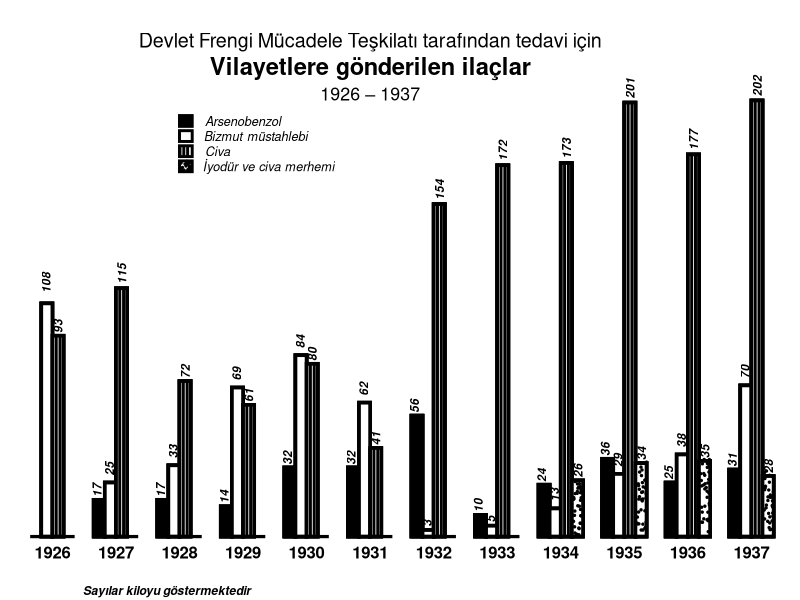

Recreate this plot in R.
library(ggplot2)
zaman <- rep(seq(1926,1937),4)
arsenobenzol <- c(NA,17,17,14,32,32,56,10,24,36,25,31)
bizmut <- c(108,25,33,69,84,62,3,5,13,29,38,70)
civa <- c(93,115,72,61,80,41,154,172,173,201,177,202)
iyodur <- c(NA,NA,NA,NA,NA,NA,NA,NA,26,34,35,28)
deger <- c(arsenobenzol,bizmut,civa,iyodur)
grup <- factor(c(rep(c("Arsenobenzol","Bizmut müstahlebi","Civa","İyodür ve civa merhemi"), each = length(civa))),
               levels = c("Arsenobenzol","Bizmut müstahlebi","Civa","İyodür ve civa merhemi"))
varib <- c(26,34,35,28)
xnokta <- runif(144,1934.2,1934.35)
ynokta <- runif(144,0,varib)
ek1 <- c(0,1,2,3)
xcor1 <- seq(1926,1937) -0.3
xcor2 <- seq(1926,1937) - 0.1
xcor3 <- seq(1926,1937) + 0.09
xcor4 <- seq(1926,1937) + 0.27
ycor1 <- arsenobenzol
ycor2 <- bizmut
ycor3 <- civa
ycor4 <- iyodur
xlab <- runif(24,1928,1928.2)
ylab <- runif(24,169,174)
frengi <- data.frame(zaman,deger,grup,xnokta,ynokta)
annolabel1 <- c("","17","17","14","32","32","56","10","24","36","25","31")
annolabel2 <- c("108","25","33","69","84","62","3","5","13","29","38","70")
annolabel3 <- c("93","115","72","61","80","41","154","172","173","201","177","202")
annolabel4 <- c("","","","","","","","","26","34","35","28")
cizgi <- c(0,0.06,0.12)
ek <- seq(0,11)
xline <- c(1925.65) + ek
xlinend <- c(1926.35) + ek

ggplot(frengi, aes(x = zaman, y = deger, fill = grup, color = grup)) +
  geom_bar(stat = "identity", position = position_dodge(), color = "black", size = 1.25, width = 0.70) +
  scale_fill_manual(values=c("black","white","white","white"))  +
  geom_point(x=xnokta + ek1, y=ynokta + ek1, size=0.5,colour="black")+
  theme_classic() +
  theme(plot.margin = unit(c(2,1,1,1), "lines")) +  
  labs(caption = "Sayılar kiloyu göstermektedir") +
  theme(plot.caption = element_text(face = "bold.italic", vjust = -5, hjust = 0.1)) +
  theme(axis.line.y = element_blank(),
        axis.text.y = element_blank(), 
        axis.ticks = element_blank(), 
        axis.title = element_blank(),
        axis.text.x = element_text(color = "black", size = 12, hjust = 0.5, vjust = 0.5, face = "bold"),
        axis.line.x = element_blank()) +
  theme(legend.position= "none") +
  annotate("segment", x = xline, xend = xlinend, y = 0, yend = 0, size = 1.1) +
  annotate("text", x = 1931, y = 230, label = "Devlet Frengi Mücadele Teşkilatı tarafından tedavi için", size = 5) +
  annotate("text", x = 1931, y = 218, label = "Vilayetlere gönderilen ilaçlar", size = 6, fontface = "bold") +
  annotate("text", x = 1931, y = 205, label = "1926 \u2013 1937", size = 4.5) +
  annotate("text",x = xcor1, y = ycor1, label = annolabel1, angle = 90, fontface = "bold.italic",
           hjust = -0.2, size = 3) +
  annotate("text",x = xcor2, y = ycor2, label = annolabel2, angle = 90, fontface = "bold.italic",
           hjust = -0.5, size = 3) +
  annotate("text",x = xcor3, y = ycor3, label = annolabel3, angle = 90, fontface = "bold.italic",
           hjust = -0.2, size = 3) +
  annotate("text",x = xcor4, y = ycor4, label = annolabel4, angle = 90, fontface = "bold.italic",
           hjust = -0.2, size = 3) +
  annotate("segment", x = 1926 + cizgi, xend = 1926 + cizgi, y = 0, yend = 93, size = 1) +
  annotate("segment", x = 1927 + cizgi, xend = 1927 + cizgi, y = 0, yend = 115, size = 1) +
  annotate("segment", x = 1928 + cizgi, xend = 1928 + cizgi, y = 0, yend = 72, size = 1) +
  annotate("segment", x = 1929 + cizgi, xend = 1929 + cizgi, y = 0, yend = 61, size = 1) +
  annotate("segment", x = 1930 + cizgi, xend = 1930 + cizgi, y = 0, yend = 80, size = 1) +
  annotate("segment", x = 1931 + cizgi, xend = 1931 + cizgi, y = 0, yend = 41, size = 1) +
  annotate("segment", x = 1932 + cizgi, xend = 1932 + cizgi, y = 0, yend = 154, size = 1) +
  annotate("segment", x = 1933 + cizgi, xend = 1933 + cizgi, y = 0, yend = 172, size = 1) +
  annotate("segment", x = 1934 + cizgi, xend = 1934 + cizgi, y = 0, yend = 173, size = 1) +
  annotate("segment", x = 1935 + cizgi, xend = 1935 + cizgi, y = 0, yend = 201, size = 1) +
  annotate("segment", x = 1936 + cizgi, xend = 1936 + cizgi, y = 0, yend = 177, size = 1) +
  annotate("segment", x = 1937 + cizgi, xend = 1937 + cizgi, y = 0, yend = 202, size = 1) +
  coord_cartesian(clip = 'off') +
  scale_y_continuous(expand = c(0,0)) +
  scale_x_continuous(breaks = seq(1926,1937), expand = c(0,0.1)) +
  annotate("rect", xmin = 1928 , xmax = 1928.2 , ymin = 190, ymax = 195, colour = "black", fill= "black", size = 1) +
  annotate("rect", xmin = 1928 , xmax = 1928.2 , ymin = 183, ymax = 188, colour = "black", fill= "white", size = 1) +
  annotate("rect", xmin = 1928 , xmax = 1928.2 , ymin = 176, ymax = 181, colour = "black", fill= "white", size = 1) +
  annotate("rect", xmin = 1928 , xmax = 1928.2 , ymin = 169, ymax = 174, colour = "black", fill= "white", size = 1) +
  annotate(geom="text", x=1929 ,y=192.5 ,label="Arsenobenzol", size= 3.2, fontface="italic") +
  annotate(geom="text", x=1929.2 ,y=185.5 ,label="Bizmut müstahlebi", size= 3.2, fontface="italic") +
  annotate(geom="text", x=1928.6 ,y=178.5 ,label="Civa", size= 3.2, fontface="italic") +
  annotate(geom="text", x=1929.4 ,y=171.5 ,label="İyodür ve civa merhemi", size= 3.2, fontface="italic") +
  annotate("segment", x = 1928.008 + cizgi, xend = 1928.008 + cizgi, y = 176, yend = 181, size = 1) +
  annotate("point", x=xlab, y=ylab, size=0.5, colour= "black")
